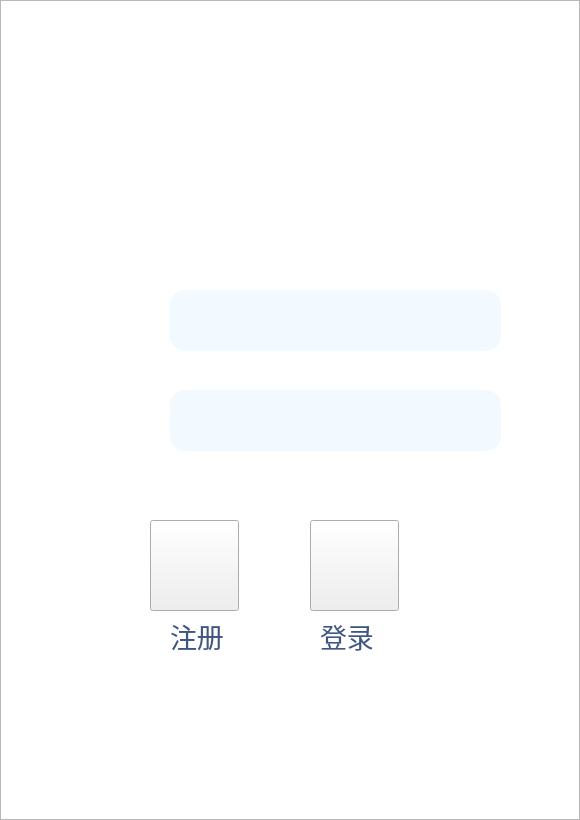
<?xml version="1.0" encoding="UTF-8"?>
<ui version="4.0">
 <class>client</class>
 <widget class="QMainWindow" name="client">
  <property name="geometry">
   <rect>
    <x>0</x>
    <y>0</y>
    <width>580</width>
    <height>820</height>
   </rect>
  </property>
  <property name="windowTitle">
   <string>Welcom to Linpop</string>
  </property>
  <property name="styleSheet">
   <string notr="true"/>
  </property>
  <widget class="QWidget" name="centralwidget">
   <widget class="QLabel" name="label_loginName">
    <property name="geometry">
     <rect>
      <x>80</x>
      <y>280</y>
      <width>71</width>
      <height>71</height>
     </rect>
    </property>
    <property name="styleSheet">
     <string notr="true">border-image: url(:/icon/pic/icon/login_name.png);</string>
    </property>
    <property name="text">
     <string/>
    </property>
   </widget>
   <widget class="QLabel" name="label_password">
    <property name="geometry">
     <rect>
      <x>80</x>
      <y>380</y>
      <width>71</width>
      <height>71</height>
     </rect>
    </property>
    <property name="styleSheet">
     <string notr="true">border-image: url(:/icon/pic/icon/password.png);</string>
    </property>
    <property name="text">
     <string/>
    </property>
   </widget>
   <widget class="QLineEdit" name="lineEdit_loginName">
    <property name="geometry">
     <rect>
      <x>170</x>
      <y>290</y>
      <width>331</width>
      <height>61</height>
     </rect>
    </property>
    <property name="font">
     <font>
      <pointsize>20</pointsize>
     </font>
    </property>
    <property name="styleSheet">
     <string notr="true">border-radius:15px; padding:5px 10px; background-color:#F2FAFF</string>
    </property>
    <property name="clearButtonEnabled">
     <bool>false</bool>
    </property>
   </widget>
   <widget class="QLineEdit" name="lineEdit_password">
    <property name="geometry">
     <rect>
      <x>170</x>
      <y>390</y>
      <width>331</width>
      <height>61</height>
     </rect>
    </property>
    <property name="font">
     <font>
      <pointsize>20</pointsize>
     </font>
    </property>
    <property name="styleSheet">
     <string notr="true">border-radius:15px; padding:5px 10px;background-color:#F2FAFF</string>
    </property>
   </widget>
   <widget class="QPushButton" name="btn_goToRegister">
    <property name="geometry">
     <rect>
      <x>150</x>
      <y>520</y>
      <width>89</width>
      <height>91</height>
     </rect>
    </property>
    <property name="styleSheet">
     <string notr="true">border-image: url(:/icon/pic/icon/goToRegister.png);</string>
    </property>
    <property name="text">
     <string/>
    </property>
   </widget>
   <widget class="QPushButton" name="btn_goToHome">
    <property name="geometry">
     <rect>
      <x>310</x>
      <y>520</y>
      <width>89</width>
      <height>91</height>
     </rect>
    </property>
    <property name="styleSheet">
     <string notr="true">border-image: url(:/icon/pic/icon/goToHome.png);</string>
    </property>
    <property name="text">
     <string/>
    </property>
   </widget>
   <widget class="QListView" name="background">
    <property name="geometry">
     <rect>
      <x>0</x>
      <y>0</y>
      <width>580</width>
      <height>820</height>
     </rect>
    </property>
    <property name="styleSheet">
     <string notr="true">background-image: url(:/background/pic/background/Linpop.png);</string>
    </property>
   </widget>
   <widget class="QLabel" name="label">
    <property name="geometry">
     <rect>
      <x>170</x>
      <y>620</y>
      <width>71</width>
      <height>31</height>
     </rect>
    </property>
    <property name="font">
     <font>
      <pointsize>20</pointsize>
     </font>
    </property>
    <property name="styleSheet">
     <string notr="true">color:#3E5684</string>
    </property>
    <property name="text">
     <string>注册</string>
    </property>
   </widget>
   <widget class="QLabel" name="label_2">
    <property name="geometry">
     <rect>
      <x>320</x>
      <y>620</y>
      <width>71</width>
      <height>31</height>
     </rect>
    </property>
    <property name="font">
     <font>
      <pointsize>20</pointsize>
     </font>
    </property>
    <property name="styleSheet">
     <string notr="true">color:#3E5684</string>
    </property>
    <property name="text">
     <string>登录</string>
    </property>
   </widget>
   <zorder>background</zorder>
   <zorder>label_loginName</zorder>
   <zorder>label_password</zorder>
   <zorder>lineEdit_password</zorder>
   <zorder>btn_goToRegister</zorder>
   <zorder>btn_goToHome</zorder>
   <zorder>lineEdit_loginName</zorder>
   <zorder>label</zorder>
   <zorder>label_2</zorder>
  </widget>
 </widget>
 <resources/>
 <connections/>
</ui>
